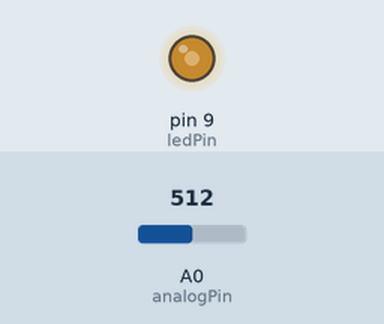
The sketch below on a simulated Arduino Uno, built with avr-gcc and run on an emulated ATmega328P. Parts: output pins drawn as LEDs (lit = HIGH). The inputs (shaded band) are chosen by the test bench; at power-on: A0 (analogPin) = 512.

Above: at 1.2 s.
1.3 s: A0 (analogPin) set to 716
At 1.7 s:
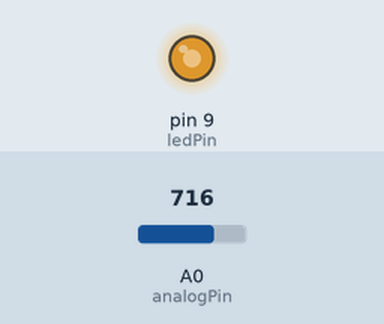
2.8 s: A0 (analogPin) set to 900
At 4.0 s:
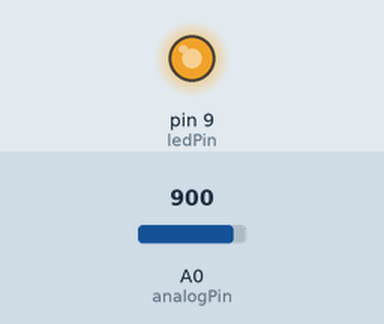
4.3 s: A0 (analogPin) set to 122
At 5.2 s:
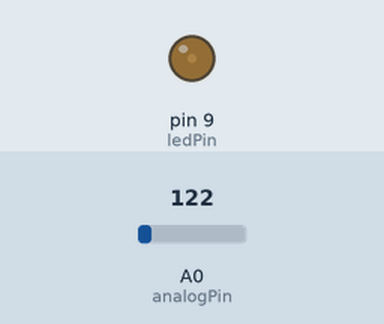
5.8 s: A0 (analogPin) set to 0
At 6.3 s:
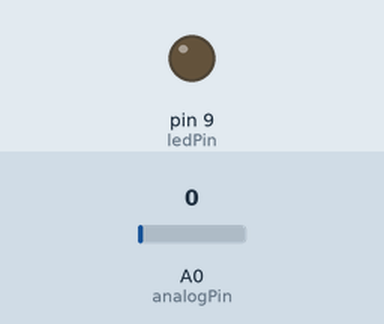
7.3 s: A0 (analogPin) set to 511
At 8.7 s:
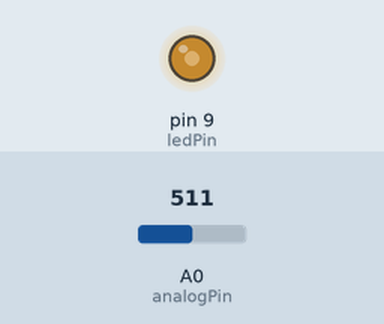
Timing chart, 0 to 9.8 s (numbered marks = the images above; inputs shaded):
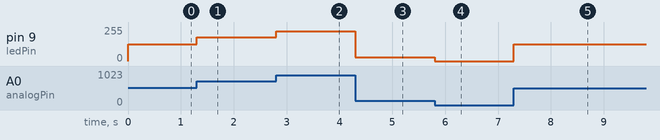

The sketch:

LED_Potentiometer_PWM.ino
```cpp
#define analogPin A0
#define ledPin 9

int inputValue, outputValue=0;
void setup() {
  // put your setup code here, to run once:
  pinMode(ledPin,OUTPUT);
  pinMode(analogPin,INPUT);
  Serial.begin(9600);

}

void loop() {
  // put your main code here, to run repeatedly:
  inputValue=analogRead(analogPin);
  outputValue=map(inputValue,0,1023,0,255);
  analogWrite(ledPin,outputValue);
}
```

Measured:
- after the input at 1.3 s, pin 9 (ledPin): 127/255 → 178/255 at once
- after the input at 2.8 s, pin 9 (ledPin): 178/255 → 224/255 at once
- after the input at 4.3 s, pin 9 (ledPin): 224/255 → 30/255 at once
- after the input at 5.8 s, pin 9 (ledPin): 30/255 → 0/255 at once
- after the input at 7.3 s, pin 9 (ledPin): 0/255 → 127/255 at once
